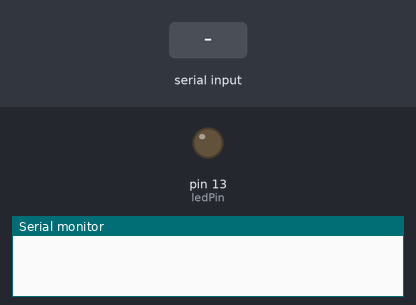
Recording of a sketch running on a simulated Arduino Uno, built with avr-gcc and run on an emulated ATmega328P. On the bench: output pins drawn as LEDs (lit = HIGH), the last lines printed to the serial monitor. The inputs (shaded band) are chosen by the test bench.

Above: at 1.2 s.
1.3 s: "1" received over Serial
At 1.6 s:
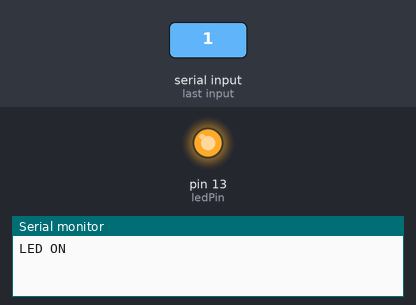
2.8 s: "0" received over Serial
At 3.9 s:
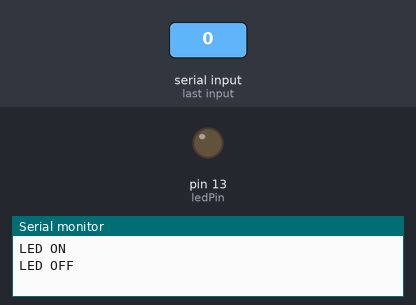
Timing chart, 0 to 5.8 s (numbered marks = the images above; inputs shaded):
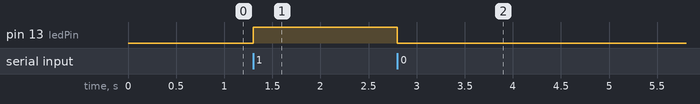

The sketch:

LedBluetooth.ino
```cpp
/*

Práctica Control de Led con Bluetooth y Arduino
Programación de Interfaces y Puertos
2025
Objetivo: Controlar un LED conectado a Arduino mediante Bluetooth, utilizando un módulo HC-05 o HC-06 y una aplicación móvil.
*/

int ledPin = 13; // Pin del LED
void setup() {
  Serial.begin(9600); // Inicializa la comunicación serial
  pinMode(ledPin, OUTPUT); // Configura el pin del LED como salida
}
void loop() {
  if (Serial.available() > 0) { //verifica sy hay datos disponibles en el puerto serial
    char data = Serial.read(); // Lee el dato recibido por Bluetooth
    if (data == '1') {
      digitalWrite(ledPin, HIGH); // Enciende el LED
      Serial.println("LED ON");
    } else if (data == '0') {
      digitalWrite(ledPin, LOW); // Apaga el LED
      Serial.println("LED OFF");
    }
  }
}
```

Measured:
- after the input at 1.3 s, pin 13 (ledPin): LOW → HIGH at once
- after the input at 2.8 s, pin 13 (ledPin): HIGH → LOW at once
